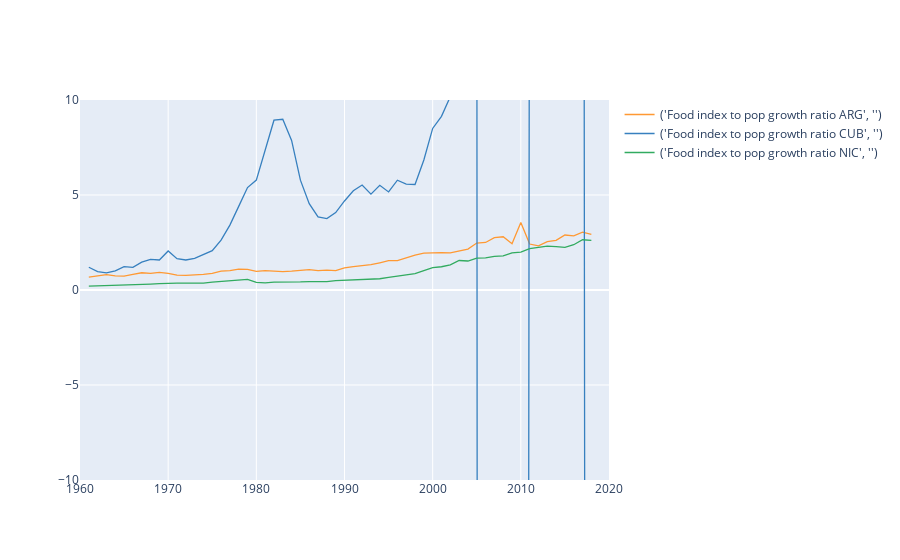

Notebook code for this chart:
### Markdown cell above
### Total Food Production to Population Growth Ratio Over Time (not sure if we wanna keep)

### Code cell
import plotly.graph_objs as go    
layout = go.Layout(
        yaxis=dict(
            range=[-10, 10]
        )
    )

vars = {"AG.PRD.LVSK.XD":"Livestock index",
        "AG.PRD.FOOD.XD":"Food index",
        "AG.PRD.CROP.XD":"Crop index",
        "SP.POP.GROW":"Growth Rate"
       }

foods = fix_date_index(wbdata.get_dataframe(vars,country=use)).squeeze().unstack('country')
foods['Food index to pop growth ratio ARG'] = (foods[('Livestock index', 'Argentina')]+foods[('Food index', 'Argentina')]+foods[('Crop index', 'Argentina')]) /(foods[('Growth Rate', 'Argentina')]*100)
foods['Food index to pop growth ratio CUB'] = (foods[('Livestock index', 'Cuba')]+foods[('Food index', 'Cuba')]+foods[('Crop index', 'Cuba')]) /(foods[('Growth Rate', 'Cuba')]*100)
foods['Food index to pop growth ratio NIC'] = (foods[('Livestock index', 'Nicaragua')]+foods[('Food index', 'Nicaragua')]+foods[('Crop index', 'Nicaragua')]) /(foods[('Growth Rate', 'Nicaragua')]*100)
foods = foods[['Food index to pop growth ratio ARG','Food index to pop growth ratio CUB','Food index to pop growth ratio NIC']]
fig = foods.iplot(xTitle="Year",yTitle="Index", layout=layout)
fig

### Figure 1 — Plotly figure (JSON) as saved in the notebook; plotly's stock layout.template omitted (floating-point values rounded to 4 significant figures)
{"data": [{"line": {"color": "rgba(255, 153, 51, 1.0)", "dash": "solid", "shape": "linear", "width": 1.3}, "mode": "lines", "name": "('Food index to pop growth ratio ARG', '')", "text": "", "type": "scatter", "x": [1960, 1961, 1962, 1963, 1964, 1965, 1966, 1967, 1968, 1969, 1970, 1971, 1972, 1973, 1974, 1975, 1976, 1977, 1978, 1979, 1980, 1981, 1982, 1983, 1984, 1985, 1986, 1987, 1988, 1989, 1990, 1991, 1992, 1993, 1994, 1995, 1996, 1997, 1998, 1999, 2000, 2001, 2002, 2003, 2004, 2005, 2006, 2007, 2008, 2009, 2010, 2011, 2012, 2013, 2014, 2015, 2016, 2017, 2018, 2019, 2020], "y": ["", 0.6786, 0.73, 0.8059, 0.7438, 0.7284, 0.8257, 0.9069, 0.8757, 0.9311, 0.8783, 0.7796, 0.7708, 0.782, 0.8252, 0.8769, 0.9944, 1.017, 1.098, 1.083, 0.9852, 1.025, 1.001, 0.966, 0.9935, 1.031, 1.07, 1.019, 1.044, 1.02, 1.167, 1.23, 1.272, 1.331, 1.431, 1.541, 1.547, 1.703, 1.834, 1.939, 1.971, 1.964, 1.954, 2.048, 2.157, 2.469, 2.501, 2.755, 2.804, 2.436, 3.551, 2.42, 2.322, 2.549, 2.61, 2.894, 2.848, 3.041, 2.923, "", ""]}, {"line": {"color": "rgba(55, 128, 191, 1.0)", "dash": "solid", "shape": "linear", "width": 1.3}, "mode": "lines", "name": "('Food index to pop growth ratio CUB', '')", "text": "", "type": "scatter", "x": [1960, 1961, 1962, 1963, 1964, 1965, 1966, 1967, 1968, 1969, 1970, 1971, 1972, 1973, 1974, 1975, 1976, 1977, 1978, 1979, 1980, 1981, 1982, 1983, 1984, 1985, 1986, 1987, 1988, 1989, 1990, 1991, 1992, 1993, 1994, 1995, 1996, 1997, 1998, 1999, 2000, 2001, 2002, 2003, 2004, 2005, 2006, 2007, 2008, 2009, 2010, 2011, 2012, 2013, 2014, 2015, 2016, 2017, 2018, 2019, 2020], "y": ["", 1.195, 0.9661, 0.9057, 1.007, 1.227, 1.189, 1.463, 1.607, 1.581, 2.052, 1.651, 1.579, 1.667, 1.87, 2.069, 2.624, 3.416, 4.4, 5.392, 5.784, 7.299, 8.937, 8.984, 7.873, 5.78, 4.543, 3.844, 3.755, 4.077, 4.686, 5.222, 5.523, 5.044, 5.51, 5.161, 5.779, 5.576, 5.552, 6.841, 8.504, 9.14, 10.18, 12.12, 17.35, 27.11, -785.7, -30.04, -22.21, -31.2, -334.4, 28.3, 15.44, 12.82, 13.66, 18.77, 34.12, 85.55, -314.6, "", ""]}, {"line": {"color": "rgba(50, 171, 96, 1.0)", "dash": "solid", "shape": "linear", "width": 1.3}, "mode": "lines", "name": "('Food index to pop growth ratio NIC', '')", "text": "", "type": "scatter", "x": [1960, 1961, 1962, 1963, 1964, 1965, 1966, 1967, 1968, 1969, 1970, 1971, 1972, 1973, 1974, 1975, 1976, 1977, 1978, 1979, 1980, 1981, 1982, 1983, 1984, 1985, 1986, 1987, 1988, 1989, 1990, 1991, 1992, 1993, 1994, 1995, 1996, 1997, 1998, 1999, 2000, 2001, 2002, 2003, 2004, 2005, 2006, 2007, 2008, 2009, 2010, 2011, 2012, 2013, 2014, 2015, 2016, 2017, 2018, 2019, 2020], "y": ["", 0.2045, 0.2144, 0.2302, 0.251, 0.2482, 0.2581, 0.2863, 0.3114, 0.3347, 0.359, 0.3629, 0.364, 0.3651, 0.3619, 0.4158, 0.4459, 0.47, 0.5093, 0.5613, 0.3988, 0.3731, 0.4159, 0.409, 0.4391, 0.4261, 0.4416, 0.4259, 0.4405, 0.4928, 0.5078, 0.5165, 0.5289, 0.5583, 0.5924, 0.6643, 0.7329, 0.7926, 0.8643, 1.022, 1.179, 1.224, 1.326, 1.551, 1.526, 1.68, 1.69, 1.769, 1.794, 1.958, 1.998, 2.172, 2.241, 2.309, 2.284, 2.246, 2.383, 2.646, 2.615, "", ""]}], "layout": {"yaxis": {"range": [-10, 10]}}}
